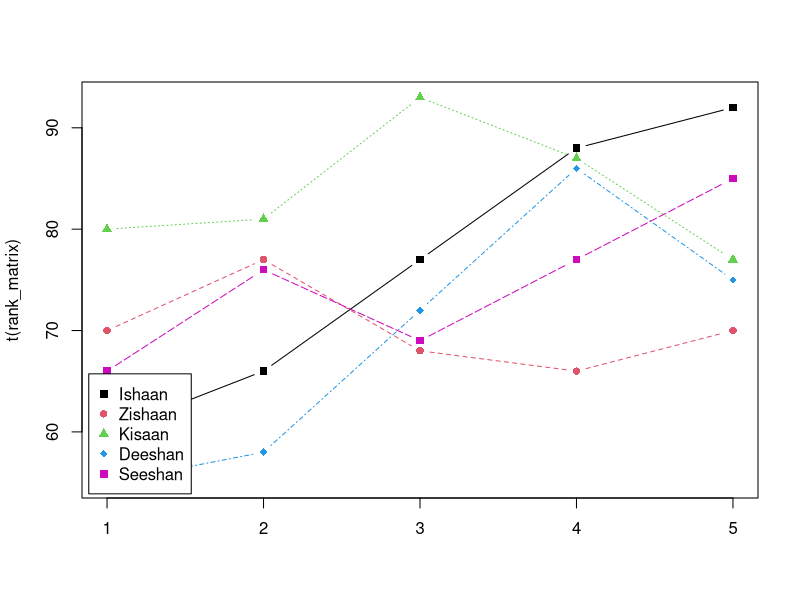
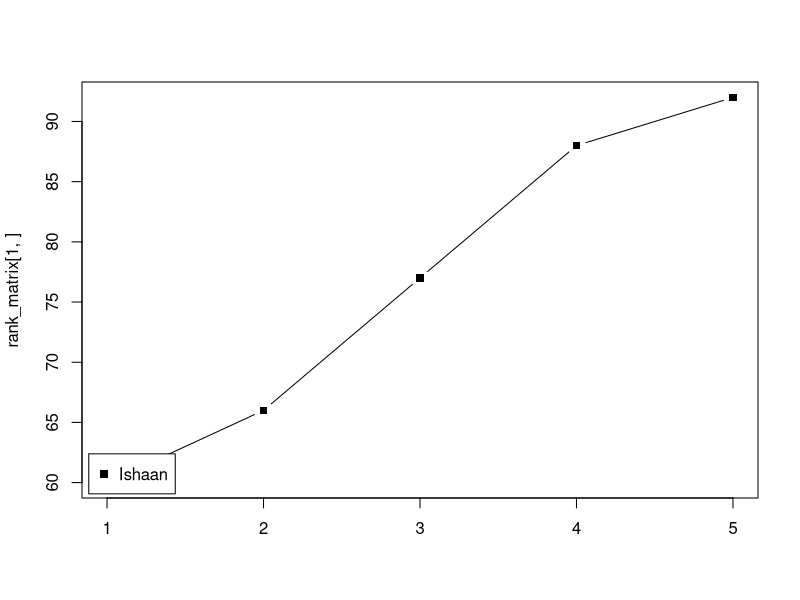
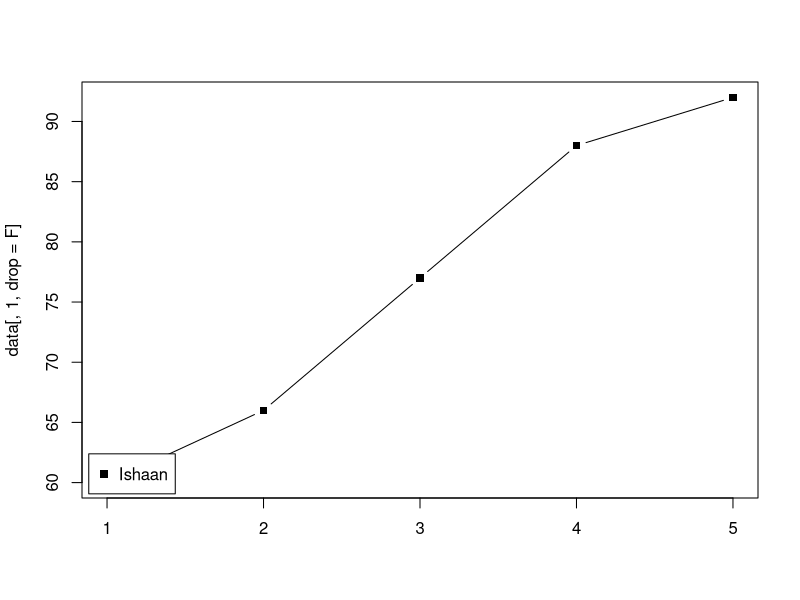
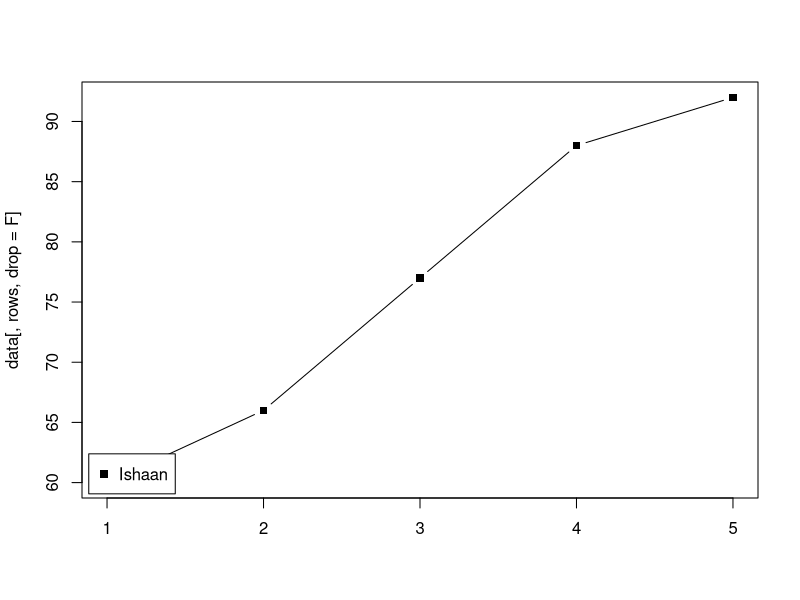
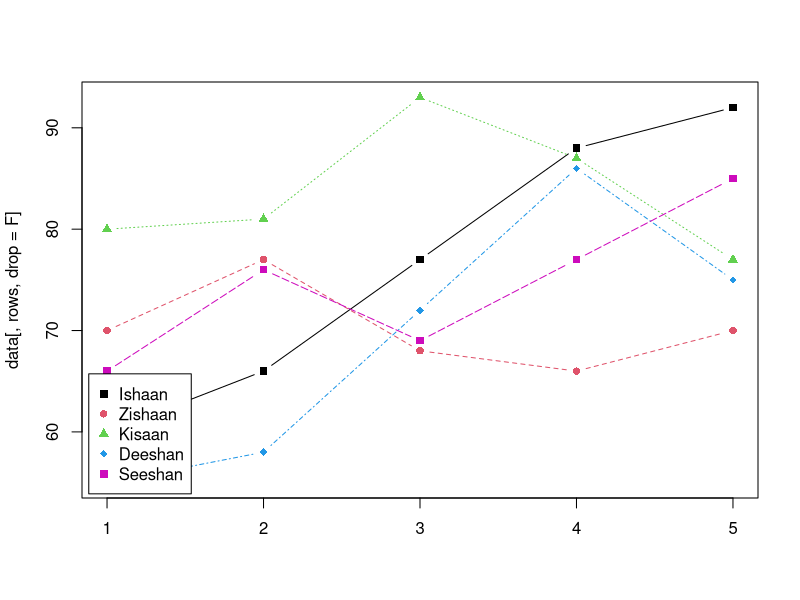

The R source for these figures, in order:
# Creating named matrix and visualizing using matplot - simple exercise

# named matrix
name <- c("Ishaan", "Zishaan","Kisaan","Deeshan","Seeshan")
month <- c("aug","sep","oct","nov","jan")
Ishaan_score <- c(60,66,77,88,92)
Zishaan_score <- c(70,77,68,66,70)
Kisaan_score <- c(80,81,93,87,77)
Deeshan_score <- c(55,58,72,86,75)
Seeshan_score <- c(66,76,69,77,85)
rank_matrix <-rbind(Ishaan_score,Zishaan_score,Kisaan_score,Deeshan_score,Seeshan_score)
#the vectors can ve deleted as those are no longer needed , after creating the matrix
rm(Ishaan_score,Zishaan_score,Kisaan_score,Deeshan_score,Seeshan_score)
colnames(rank_matrix) <- month
rownames(rank_matrix) <- name
rank_matrix
rank_matrix["Ishaan","nov"]
rank_matrix[1,"nov"]

# named vector .......
marks <- c(25,18,39,11,40)
subjects <- c("english","french","maths","sociology","physics")
names(marks) <-c("english","french","maths","sociology","physics")
marks
marks["sociology"]
names(marks)
##clear names **********
names(marks) <-NULL
marks
#....matrix using matrix()
my.data <- 1:20
A <- matrix(my.data,4,5)
A
B <-matrix(my.data,nrow=4,ncol = 5,byrow = TRUE )
B

#************matplot example syntax *************
rank_matrix  #display the matrix
name         #display the name
t(rank_matrix)  #transpose of rank_matrix
matplot(t(rank_matrix),type="b",pch=15:18, col=c(1:4,6))
legend("bottomleft",inset=0.01, legend=name,pch=15:18, col=c(1:4,6),horiz = F)

# display the matplot only for Ishaan
matplot(rank_matrix[1,],type="b",pch=15:18, col=c(1:4,6))
legend("bottomleft",inset=0.01, legend=name[1],pch=15:18, col=c(1:4,6),horiz = F)

# display the matplot only for Ishaan using transpose
data<- t(rank_matrix)
data
#data[,1] is vector , so convert it to matrix by data[,1,drop=F]
#is.matrix(data[,1,drop=F])   this will show True now
matplot(data[,1,drop=F],type="b",pch=15:18, col=c(1:4,6))
legend("bottomleft",inset=0.01, legend=name[1],pch=15:18, col=c(1:4,6),horiz = F)

#***** creating a function for the above code in matplot
myplot <- function(parameter1,rows){ #rows is parameter 2 actually
  data<- t(parameter1)   # parameter1 = rank_matrix
  data
  matplot(data[,rows,drop=F],type="b",pch=15:18, col=c(1:4,6))
  legend("bottomleft",inset=0.01, legend=name[rows],pch=15:18, col=c(1:4,6),horiz = F)
  
}
myplot(rank_matrix,1)  # <-here parameter1=rank_matrix and rows =1 as passed as parameter
# *****************************************
#***** creating a function for the above code in matplot with default rows as parameter
myplot <- function(parameter1,rows=1:5){ #rows is parameter 2 actually
  data<- t(parameter1)   # parameter1 = rank_matrix
  data
  matplot(data[,rows,drop=F],type="b",pch=15:18, col=c(1:4,6))
  legend("bottomleft",inset=0.01, legend=name[rows],pch=15:18, col=c(1:4,6),horiz = F)
  
}
myplot(rank_matrix)  # <-here parameter1=rank_matrix and rows default value is 1:5 unless explicitly passed as 1 , 2 , 3 4, or 5 etc
# *****************************************
